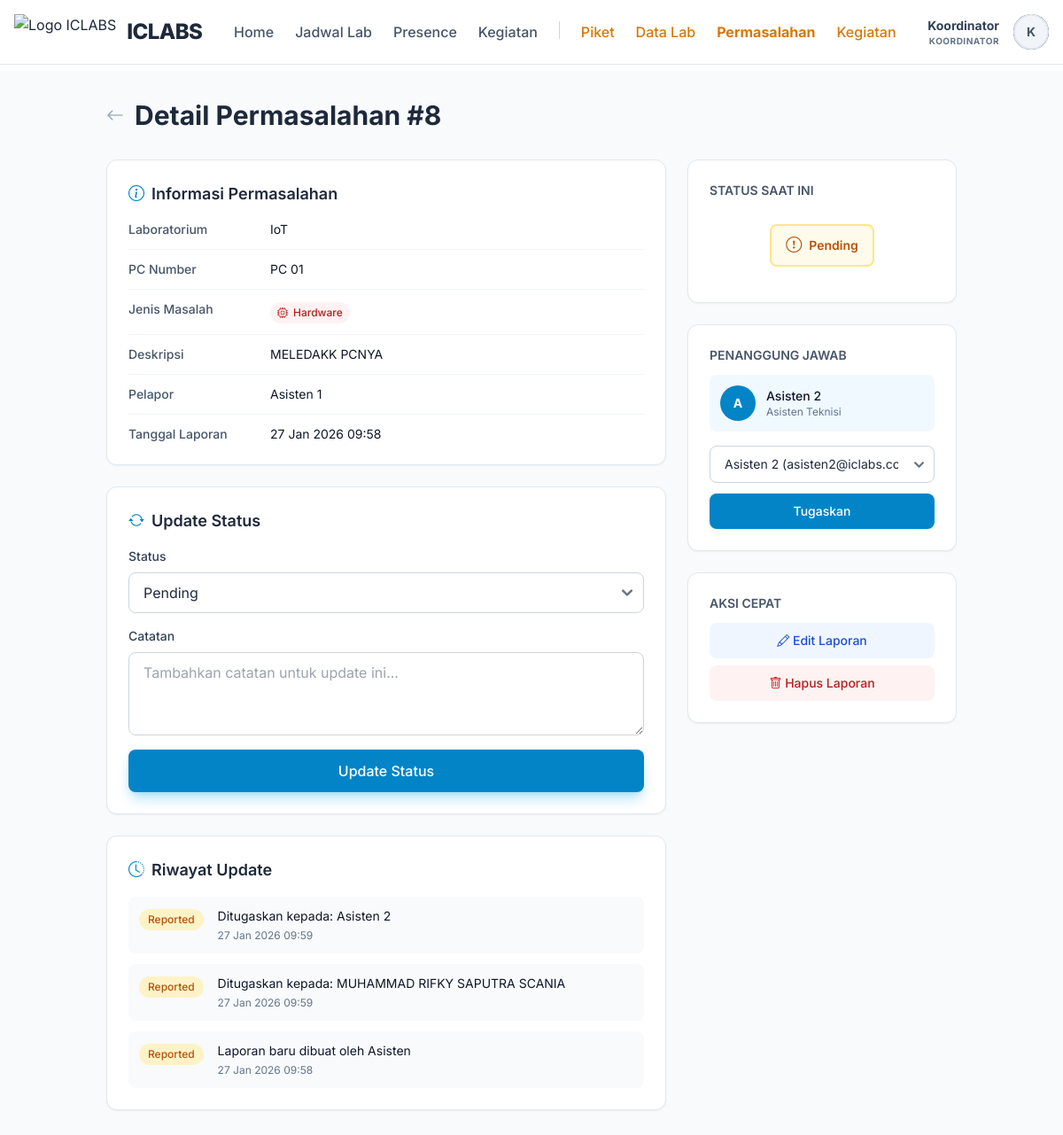
The app's page /public/koordinator/problems/8 (signed in) with its own data.
### tables this page shows
CREATE TABLE `lab_problems` (
  `id` int(11) NOT NULL AUTO_INCREMENT,
  `laboratory_id` int(11) NOT NULL,
  `pc_number` varchar(50) DEFAULT NULL,
  `problem_type` enum('hardware','software','network','other') NOT NULL,
  `description` text NOT NULL,
  `status` enum('reported','in_progress','resolved') DEFAULT 'reported',
  `reported_by` int(11) NOT NULL,
  `assigned_to` int(11) DEFAULT NULL,
  `reported_at` timestamp NOT NULL DEFAULT current_timestamp(),
  `started_at` datetime DEFAULT NULL,
  `completed_at` datetime DEFAULT NULL,
  PRIMARY KEY (`id`),
  KEY `reported_by` (`reported_by`),
  KEY `idx_lab_problems_status` (`status`),
  KEY `idx_lab_problems_lab` (`laboratory_id`),
  KEY `fk_lab_problems_assigned` (`assigned_to`),
  CONSTRAINT `fk_lab_problems_assigned` FOREIGN KEY (`assigned_to`) REFERENCES `users` (`id`) ON DELETE SET NULL,
  CONSTRAINT `lab_problems_ibfk_1` FOREIGN KEY (`laboratory_id`) REFERENCES `laboratories` (`id`) ON DELETE CASCADE,
  CONSTRAINT `lab_problems_ibfk_2` FOREIGN KEY (`reported_by`) REFERENCES `users` (`id`) ON DELETE CASCADE
);

CREATE TABLE `laboratories` (
  `id` int(11) NOT NULL AUTO_INCREMENT,
  `lab_name` varchar(100) NOT NULL,
  `image` varchar(255) DEFAULT NULL,
  `description` text DEFAULT NULL,
  `pc_count` int(11) DEFAULT 0,
  `tv_count` int(11) DEFAULT 0,
  `capacity` int(11) DEFAULT 0,
  `status` enum('active','maintenance','inactive') DEFAULT 'active',
  `location` varchar(100) DEFAULT NULL,
  `building` varchar(50) DEFAULT NULL,
  `floor` varchar(10) DEFAULT NULL,
  `room_number` varchar(20) DEFAULT NULL,
  PRIMARY KEY (`id`)
);

CREATE TABLE `users` (
  `id` int(11) NOT NULL AUTO_INCREMENT,
  `name` varchar(100) NOT NULL,
  `email` varchar(100) NOT NULL,
  `phone` varchar(20) DEFAULT NULL,
  `password` varchar(255) NOT NULL,
  `role_id` int(11) NOT NULL,
  `status` enum('active','inactive') DEFAULT 'active',
  `created_at` timestamp NOT NULL DEFAULT current_timestamp(),
  PRIMARY KEY (`id`),
  UNIQUE KEY `email` (`email`),
  KEY `idx_users_email` (`email`),
  KEY `idx_users_role` (`role_id`),
  CONSTRAINT `users_ibfk_1` FOREIGN KEY (`role_id`) REFERENCES `roles` (`id`)
);

CREATE TABLE `problem_histories` (
  `id` int(11) NOT NULL AUTO_INCREMENT,
  `problem_id` int(11) NOT NULL,
  `status` enum('reported','in_progress','resolved') NOT NULL,
  `note` text DEFAULT NULL,
  `updated_by` int(11) NOT NULL,
  `updated_at` timestamp NOT NULL DEFAULT current_timestamp(),
  PRIMARY KEY (`id`),
  KEY `problem_id` (`problem_id`),
  KEY `updated_by` (`updated_by`),
  CONSTRAINT `problem_histories_ibfk_1` FOREIGN KEY (`problem_id`) REFERENCES `lab_problems` (`id`) ON DELETE CASCADE,
  CONSTRAINT `problem_histories_ibfk_2` FOREIGN KEY (`updated_by`) REFERENCES `users` (`id`) ON DELETE CASCADE
);

### app/views/koordinator/problems/detail.php (the view, shortened to what the rows shown need)
<?php include APP_PATH . '/views/layouts/header.php'; ?>
<?php include APP_PATH . '/views/layouts/navbar.php'; ?>
<div class="bg-slate-50 min-h-screen py-8">
    <div class="max-w-5xl mx-auto px-4 sm:px-6 lg:px-8">
        <div class="mb-8">
            <div class="flex items-center gap-3 mb-2">
                <a href="<?= url('/koordinator/problems') ?>" class="text-slate-400 hover:text-slate-600 transition-colors">
                    <i class="bi bi-arrow-left text-xl"></i>
                </a>
                <h1 class="text-3xl font-bold text-slate-800">Detail Permasalahan #<?= $problem['id'] ?></h1>
            </div>
        </div>
        <div class="grid grid-cols-1 lg:grid-cols-3 gap-6">
            <div class="lg:col-span-2 space-y-6">
                <div class="bg-white rounded-xl shadow-sm border border-slate-200 p-6">
                    <h2 class="text-lg font-semibold text-slate-800 mb-4 flex items-center gap-2">
                        <i class="bi bi-info-circle text-sky-600"></i>
                        Informasi Permasalahan
                    </h2>
                    <div class="space-y-3">
                        <div class="flex border-b border-slate-100 pb-3">
                            <div class="w-40 text-sm font-medium text-slate-600">Laboratorium</div>
                            <div class="flex-1 text-sm text-slate-900"><?= htmlspecialchars($problem['lab_name']) ?></div>
                        </div>
                        <?php if ($problem['pc_number']): ?>
                        <div class="flex border-b border-slate-100 pb-3">
                            <div class="w-40 text-sm font-medium text-slate-600">PC Number</div>
                            <div class="flex-1 text-sm text-slate-900">PC <?= htmlspecialchars($problem['pc_number']) ?></div>
                        </div>
                        <?php endif; ?>
                        <div class="flex border-b border-slate-100 pb-3">
                            <div class="w-40 text-sm font-medium text-slate-600">Jenis Masalah</div>
                            <div class="flex-1">
                                <span class="inline-flex items-center gap-1.5 px-2 py-1 rounded-full text-xs font-medium <?= $problem['problem_type'] == 'hardware' ? 'bg-red-50 text-red-700' : 'bg-blue-50 text-blue-700' ?>">
                                    <i class="bi bi-<?= $problem['problem_type'] == 'hardware' ? 'cpu' : 'code-slash' ?>"></i>
                                    <?= ucfirst($problem['problem_type']) ?>
                                </span>
                            </div>
                        </div>
                        <div class="flex border-b border-slate-100 pb-3">
                            <div class="w-40 text-sm font-medium text-slate-600">Deskripsi</div>
                            <div class="flex-1 text-sm text-slate-900"><?= nl2br(htmlspecialchars($problem['description'])) ?></div>
                        </div>
                        <div class="flex border-b border-slate-100 pb-3">
                            <div class="w-40 text-sm font-medium text-slate-600">Pelapor</div>
                            <div class="flex-1 text-sm text-slate-900"><?= htmlspecialchars($problem['reporter_name'] ?? '-') ?></div>
                        </div>
                        <div class="flex">
                            <div class="w-40 text-sm font-medium text-slate-600">Tanggal Laporan</div>
                            <div class="flex-1 text-sm text-slate-900"><?= date('d M Y H:i', strtotime($problem['reported_at'])) ?></div>
                        </div>
                    </div>
                </div>
                <div class="bg-white rounded-xl shadow-sm border border-slate-200 p-6">
                    <h2 class="text-lg font-semibold text-slate-800 mb-4 flex items-center gap-2">
                        <i class="bi bi-arrow-repeat text-sky-600"></i>
                        Update Status
                    </h2>
                    <form method="POST" action="<?= url('/koordinator/problems/' . $problem['id'] . '/update-status') ?>" class="space-y-4">
                        <div>
                            <label class="block text-sm font-medium text-slate-700 mb-2">Status</label>
                            <select name="status" required class="block w-full px-4 py-2.5 border border-slate-300 rounded-lg focus:ring-2 focus:ring-sky-500 focus:border-sky-500">
                                <option value="reported" <?= $problem['status'] == 'reported' ? 'selected' : '' ?>>Pending</option>
                            </select>
                        </div>
                        <div>
                            <label class="block text-sm font-medium text-slate-700 mb-2">Catatan</label>
                            <textarea name="note" rows="3" placeholder="Tambahkan catatan untuk update ini..." class="block w-full px-4 py-2.5 border border-slate-300 rounded-lg focus:ring-2 focus:ring-sky-500 focus:border-sky-500"></textarea>
                        </div>
                        <button type="submit" class="w-full px-6 py-3 bg-sky-600 hover:bg-sky-700 text-white font-medium rounded-lg shadow-lg shadow-sky-500/30 transition-all">
                            Update Status
                        </button>
                    </form>
                </div>
                <div class="bg-white rounded-xl shadow-sm border border-slate-200 p-6">
                    <h2 class="text-lg font-semibold text-slate-800 mb-4 flex items-center gap-2">
                        <i class="bi bi-clock-history text-sky-600"></i>
                        Riwayat Update
                    </h2>
                    <?php if (!empty($histories)): ?>
                        <div class="space-y-3">
                            <?php foreach ($histories as $history): ?>
                                <div class="flex gap-4 p-3 bg-slate-50 rounded-lg">
                                    <div class="flex-shrink-0">
                                        <?php
                                        $statusStyles = [
                                            'reported' => 'bg-amber-100 text-amber-700',
                                            'in_progress' => 'bg-blue-100 text-blue-700',
                                            'resolved' => 'bg-emerald-100 text-emerald-700'
                                        ];
                                        $statusClass = $statusStyles[$history['status']] ?? 'bg-slate-100 text-slate-700';
                                        ?>
                                        <span class="inline-flex items-center gap-1.5 px-2.5 py-1 rounded-full text-xs font-medium <?= $statusClass ?>">
                                            <?= ucfirst($history['status']) ?>
                                        </span>
                                    </div>
                                    <div class="flex-1">
                                        <p class="text-sm text-slate-900"><?= htmlspecialchars($history['note'] ?: 'No note') ?></p>
                                        <p class="text-xs text-slate-500 mt-1">
                                            <?= date('d M Y H:i', strtotime($history['updated_at'])) ?>
                                        </p>
                                    </div>
                                </div>
                            <?php endforeach; ?>
                        </div>
                    <?php endif; ?>
                </div>
            </div>
            <div class="space-y-6">
                <div class="bg-white rounded-xl shadow-sm border border-slate-200 p-6">
                    <h3 class="text-sm font-semibold text-slate-600 uppercase mb-3">Status Saat Ini</h3>
                    <?php
                    $statusStyles = [
                        'reported' => 'bg-amber-50 text-amber-700 border-amber-200',
                        'in_progress' => 'bg-blue-50 text-blue-700 border-blue-200',
                        'resolved' => 'bg-emerald-50 text-emerald-700 border-emerald-200'
                    ];
                    $statusIcons = [
                        'reported' => 'exclamation-circle',
                        'in_progress' => 'arrow-repeat',
                        'resolved' => 'check-circle'
                    ];
                    $statusLabels = [
                        'reported' => 'Pending',
                        'in_progress' => 'Diproses',
                        'resolved' => 'Selesai'
                    ];
                    $statusClass = $statusStyles[$problem['status']] ?? 'bg-slate-50 text-slate-700';
                    $statusIcon = $statusIcons[$problem['status']] ?? 'circle';
                    $statusLabel = $statusLabels[$problem['status']] ?? ucfirst($problem['status']);
                    ?>
                    <div class="flex items-center justify-center py-4">
                        <span class="inline-flex items-center gap-2 px-4 py-2 border-2 rounded-lg text-sm font-semibold <?= $statusClass ?>">
                            <i class="bi bi-<?= $statusIcon ?> text-lg"></i>
                            <?= $statusLabel ?>
                        </span>
                    </div>
                </div>
                <div class="bg-white rounded-xl shadow-sm border border-slate-200 p-6">
                    <h3 class="text-sm font-semibold text-slate-600 uppercase mb-3">Penanggung Jawab</h3>
                    <?php if (!empty($problem['assigned_to_name'])): ?>
                        <div class="flex items-center gap-3 mb-4 p-3 bg-sky-50 rounded-lg">
                            <div class="w-10 h-10 bg-sky-600 rounded-full flex items-center justify-center">
                                <span class="text-sm font-bold text-white"><?= strtoupper(substr($problem['assigned_to_name'], 0, 1)) ?></span>
                            </div>
                            <div>
                                <div class="text-sm font-medium text-slate-900"><?= htmlspecialchars($problem['assigned_to_name']) ?></div>
                                <div class="text-xs text-slate-500">Asisten Teknisi</div>
                            </div>
                        </div>
                    <?php endif; ?>
                    <form method="POST" action="<?= url('/koordinator/problems/' . $problem['id'] . '/assign') ?>" class="space-y-3">
                        <select name="assigned_to" required class="block w-full px-4 py-2.5 border border-slate-300 rounded-lg focus:ring-2 focus:ring-sky-500 focus:border-sky-500 text-sm">
                            <?php foreach ($assistants as $asisten): ?>
                                <option value="<?= $asisten['id'] ?>" <?= ($problem['assigned_to'] ?? '') == $asisten['id'] ? 'selected' : '' ?>>
                                    <?= htmlspecialchars($asisten['name']) ?> (<?= htmlspecialchars($asisten['email']) ?>)
                                </option>
                            <?php endforeach; ?>
                        </select>
                        <button type="submit" class="w-full px-4 py-2.5 bg-sky-600 hover:bg-sky-700 text-white font-medium rounded-lg transition-colors text-sm">
                            Tugaskan
                        </button>
                    </form>
                </div>
                <div class="bg-white rounded-xl shadow-sm border border-slate-200 p-6">
                    <h3 class="text-sm font-semibold text-slate-600 uppercase mb-3">Aksi Cepat</h3>
                    <div class="space-y-2">
                        <a href="<?= url('/koordinator/problems/' . $problem['id'] . '/edit') ?>" class="block w-full px-4 py-2.5 bg-blue-50 hover:bg-blue-100 text-blue-700 font-medium rounded-lg transition-colors text-sm text-center">
                            <i class="bi bi-pencil"></i> Edit Laporan
                        </a>
                        <button onclick="confirmDelete(<?= $problem['id'] ?>)" class="block w-full px-4 py-2.5 bg-red-50 hover:bg-red-100 text-red-700 font-medium rounded-lg transition-colors text-sm">
                            <i class="bi bi-trash"></i> Hapus Laporan
                        </button>
                    </div>
                </div>
            </div>
        </div>
    </div>
</div>

### records on screen
lab_problems: id "8", laboratory.lab_name "IoT", pc_number "01", problem_type "Hardware", description "MELEDAKK PCNYA", reported_by.name "Asisten 1", reported_at "27 Jan 2026 09:58", status "Pending", assigned_to.name "A", assigned_to.name "Asisten 2", assigned_to "Asisten 2 (asisten2@iclabs.com)"
problem_histories: status "Reported", note "Ditugaskan kepada: Asisten 2", updated_at "27 Jan 2026 09:59"
problem_histories: status "Reported", note "Ditugaskan kepada: MUHAMMAD RIFKY SAPUTRA SCANIA", updated_at "27 Jan 2026 09:59"
problem_histories: status "Reported", note "Laporan baru dibuat oleh Asisten", updated_at "27 Jan 2026 09:58"

### other values on screen
explode(' ', $_SESSION['user_name'])[0] "Koordinator"
getUserRole() "KOORDINATOR"
substr($_SESSION['user_name'] ?? 'U', 0, 1) "K"
